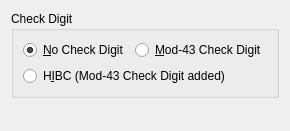
<?xml version="1.0" encoding="UTF-8"?>
<ui version="4.0">
 <class>grpC39</class>
 <widget class="QWidget" name="grpC39">
  <property name="geometry">
   <rect>
    <x>0</x>
    <y>0</y>
    <width>254</width>
    <height>131</height>
   </rect>
  </property>
  <property name="maximumSize">
   <size>
    <width>600</width>
    <height>16777215</height>
   </size>
  </property>
  <property name="windowTitle">
   <string>Form</string>
  </property>
  <layout class="QVBoxLayout" name="verticalLayoutC39">
   <item>
    <widget class="QGroupBox" name="grpC39Check">
     <property name="title">
      <string>Check Digit</string>
     </property>
     <property name="toolTip">
      <string>Check character options</string>
     </property>
     <layout class="QGridLayout" name="gridLayoutC39Check">
      <item row="0" column="0">
       <widget class="QRadioButton" name="radC39Stand">
        <property name="text">
         <string>&amp;No Check Digit</string>
        </property>
        <property name="toolTip">
         <string>Do not add check character</string>
        </property>
        <property name="checked">
         <bool>true</bool>
        </property>
       </widget>
      </item>
      <item row="1" column="0" colspan="2">
       <widget class="QRadioButton" name="radC39HIBC">
        <property name="text">
         <string>H&amp;IBC (Mod-43 Check Digit added)</string>
        </property>
        <property name="toolTip">
         <string>Process data as a Health Industry Barcode (HIBC)
Labeler Identification Code (LIC)
For Provider Applications Standard (PAS), preface
the data with a slash &quot;/&quot;</string>
        </property>
       </widget>
      </item>
      <item row="0" column="1">
       <widget class="QRadioButton" name="radC39Check">
        <property name="text">
         <string>&amp;Mod-43 Check Digit</string>
        </property>
        <property name="toolTip">
         <string>Add mod-43 check character</string>
        </property>
       </widget>
      </item>
     </layout>
    </widget>
   </item>
   <item>
    <spacer name="verticalSpacerC39">
     <property name="orientation">
      <enum>Qt::Vertical</enum>
     </property>
     <property name="sizeHint" stdset="0">
      <size>
       <width>20</width>
       <height>40</height>
      </size>
     </property>
    </spacer>
   </item>
  </layout>
 </widget>
 <resources/>
 <connections/>
</ui>
